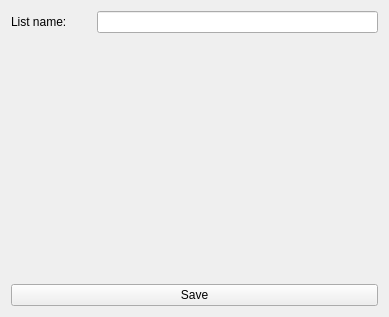
<?xml version="1.0" encoding="UTF-8"?>
<ui version="4.0">
 <class>ListEditSubPage</class>
 <widget class="QWidget" name="ListEditSubPage">
  <property name="geometry">
   <rect>
    <x>0</x>
    <y>0</y>
    <width>389</width>
    <height>317</height>
   </rect>
  </property>
  <property name="windowTitle">
   <string>Form</string>
  </property>
  <layout class="QGridLayout" name="gridLayout" columnstretch="0">
   <item row="2" column="0">
    <layout class="QHBoxLayout" name="horizontalLayout_3">
     <item>
      <widget class="QPushButton" name="SaveButton">
       <property name="text">
        <string>Save</string>
       </property>
      </widget>
     </item>
    </layout>
   </item>
   <item row="1" column="0">
    <spacer name="verticalSpacer">
     <property name="orientation">
      <enum>Qt::Vertical</enum>
     </property>
     <property name="sizeHint" stdset="0">
      <size>
       <width>20</width>
       <height>40</height>
      </size>
     </property>
    </spacer>
   </item>
   <item row="0" column="0">
    <layout class="QVBoxLayout" name="verticalLayout">
     <item>
      <layout class="QHBoxLayout" name="horizontalLayout">
       <item>
        <widget class="QLabel" name="label">
         <property name="minimumSize">
          <size>
           <width>80</width>
           <height>0</height>
          </size>
         </property>
         <property name="text">
          <string>List name:</string>
         </property>
        </widget>
       </item>
       <item>
        <widget class="QLineEdit" name="ListName">
         <property name="maximumSize">
          <size>
           <width>16777215</width>
           <height>16777215</height>
          </size>
         </property>
        </widget>
       </item>
      </layout>
     </item>
     <item>
      <layout class="QHBoxLayout" name="horizontalLayout_2"/>
     </item>
    </layout>
   </item>
  </layout>
 </widget>
 <resources/>
 <connections/>
</ui>
